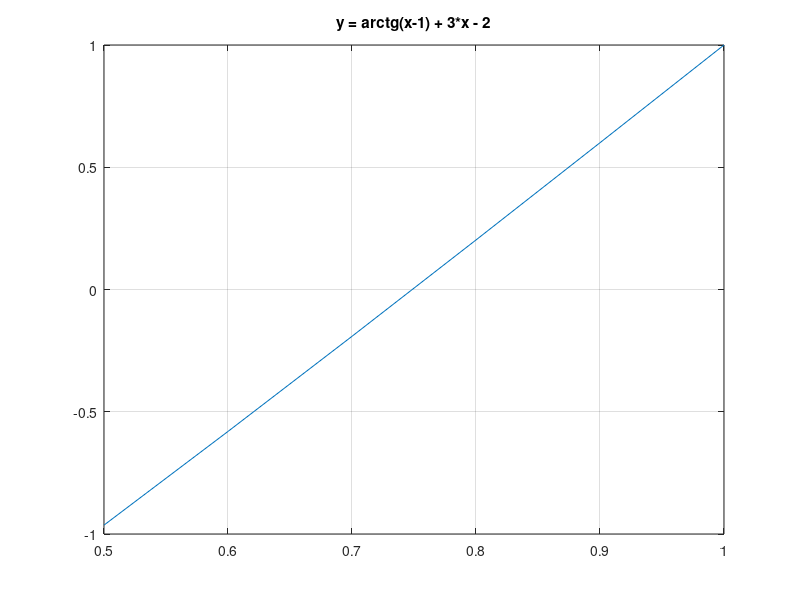

Write MATLAB code to recreate this figure.
% Уравение arctg(x-1) + 3x - 2 = 0

%Смотрим график по диапазону [0.5;1] 
x = 0.5 : 0.1 : 1;
y = atan(x-1) + 3*x - 2;
plot(x,y)
grid on
title('y = arctg(x-1) + 3*x - 2')

%Поиск корня
f = @(x) atan(x-1) + 3*x - 2;
result = fzero(f, [0, 1]);
disp(result);
